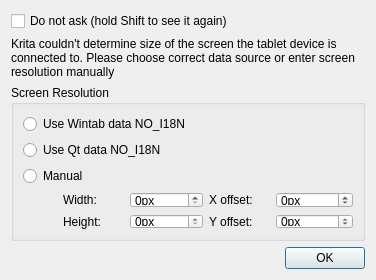
<?xml version="1.0" encoding="UTF-8"?>
<ui version="4.0">
 <class>KisScreenSizeChoiceDialog</class>
 <widget class="QDialog" name="KisScreenSizeChoiceDialog">
  <property name="geometry">
   <rect>
    <x>0</x>
    <y>0</y>
    <width>376</width>
    <height>280</height>
   </rect>
  </property>
  <property name="windowTitle">
   <string>Choose screen resolution</string>
  </property>
  <layout class="QVBoxLayout" name="verticalLayout_3">
   <item>
    <widget class="QCheckBox" name="chkRememberSetting">
     <property name="text">
      <string>Do not ask (hold Shift to see it again)</string>
     </property>
    </widget>
   </item>
   <item>
    <widget class="QLabel" name="lblTitleMessage">
     <property name="text">
      <string>Krita couldn't determine size of the screen the tablet device is connected to. Please choose correct data source or enter screen resolution manually</string>
     </property>
     <property name="wordWrap">
      <bool>true</bool>
     </property>
    </widget>
   </item>
   <item>
    <widget class="QGroupBox" name="groupBox">
     <property name="title">
      <string>Screen Resolution</string>
     </property>
     <layout class="QVBoxLayout" name="verticalLayout_2">
      <item>
       <widget class="QRadioButton" name="radioWintab">
        <property name="text">
         <string notr="true">Use Wintab data NO_I18N</string>
        </property>
       </widget>
      </item>
      <item>
       <widget class="QRadioButton" name="radioQt">
        <property name="text">
         <string notr="true">Use Qt data NO_I18N</string>
        </property>
       </widget>
      </item>
      <item>
       <layout class="QVBoxLayout" name="verticalLayout">
        <item>
         <widget class="QRadioButton" name="radioManual">
          <property name="text">
           <string>Manual</string>
          </property>
         </widget>
        </item>
        <item>
         <layout class="QGridLayout" name="gridLayout">
          <item row="0" column="0" rowspan="2">
           <spacer name="horizontalSpacer">
            <property name="orientation">
             <enum>Qt::Horizontal</enum>
            </property>
            <property name="sizeType">
             <enum>QSizePolicy::Fixed</enum>
            </property>
            <property name="sizeHint" stdset="0">
             <size>
              <width>40</width>
              <height>20</height>
             </size>
            </property>
           </spacer>
          </item>
          <item row="0" column="1">
           <widget class="QLabel" name="lblWidth">
            <property name="text">
             <string>Width:</string>
            </property>
           </widget>
          </item>
          <item row="0" column="2">
           <widget class="QSpinBox" name="intWidth">
            <property name="suffix">
             <string>px</string>
            </property>
            <property name="maximum">
             <number>10000</number>
            </property>
           </widget>
          </item>
          <item row="0" column="3">
           <widget class="QLabel" name="lblXOffset">
            <property name="text">
             <string>X offset:</string>
            </property>
           </widget>
          </item>
          <item row="0" column="4">
           <widget class="QSpinBox" name="intXOffset">
            <property name="suffix">
             <string>px</string>
            </property>
            <property name="minimum">
             <number>-10000</number>
            </property>
            <property name="maximum">
             <number>10000</number>
            </property>
           </widget>
          </item>
          <item row="1" column="1">
           <widget class="QLabel" name="lblHeight">
            <property name="text">
             <string>Height:</string>
            </property>
           </widget>
          </item>
          <item row="1" column="2">
           <widget class="QSpinBox" name="intHeight">
            <property name="suffix">
             <string>px</string>
            </property>
            <property name="maximum">
             <number>10000</number>
            </property>
           </widget>
          </item>
          <item row="1" column="3">
           <widget class="QLabel" name="lblYOffset">
            <property name="text">
             <string>Y offset:</string>
            </property>
           </widget>
          </item>
          <item row="1" column="4">
           <widget class="QSpinBox" name="intYOffset">
            <property name="suffix">
             <string>px</string>
            </property>
            <property name="minimum">
             <number>-10000</number>
            </property>
            <property name="maximum">
             <number>10000</number>
            </property>
           </widget>
          </item>
         </layout>
        </item>
       </layout>
      </item>
      <item>
       <spacer name="verticalSpacer">
        <property name="orientation">
         <enum>Qt::Vertical</enum>
        </property>
        <property name="sizeHint" stdset="0">
         <size>
          <width>20</width>
          <height>40</height>
         </size>
        </property>
       </spacer>
      </item>
     </layout>
    </widget>
   </item>
   <item>
    <widget class="QDialogButtonBox" name="buttonBox">
     <property name="orientation">
      <enum>Qt::Horizontal</enum>
     </property>
     <property name="standardButtons">
      <set>QDialogButtonBox::Ok</set>
     </property>
    </widget>
   </item>
  </layout>
 </widget>
 <resources/>
 <connections>
  <connection>
   <sender>buttonBox</sender>
   <signal>accepted()</signal>
   <receiver>KisScreenSizeChoiceDialog</receiver>
   <slot>accept()</slot>
   <hints>
    <hint type="sourcelabel">
     <x>248</x>
     <y>254</y>
    </hint>
    <hint type="destinationlabel">
     <x>157</x>
     <y>274</y>
    </hint>
   </hints>
  </connection>
  <connection>
   <sender>buttonBox</sender>
   <signal>rejected()</signal>
   <receiver>KisScreenSizeChoiceDialog</receiver>
   <slot>reject()</slot>
   <hints>
    <hint type="sourcelabel">
     <x>316</x>
     <y>260</y>
    </hint>
    <hint type="destinationlabel">
     <x>286</x>
     <y>274</y>
    </hint>
   </hints>
  </connection>
 </connections>
</ui>
